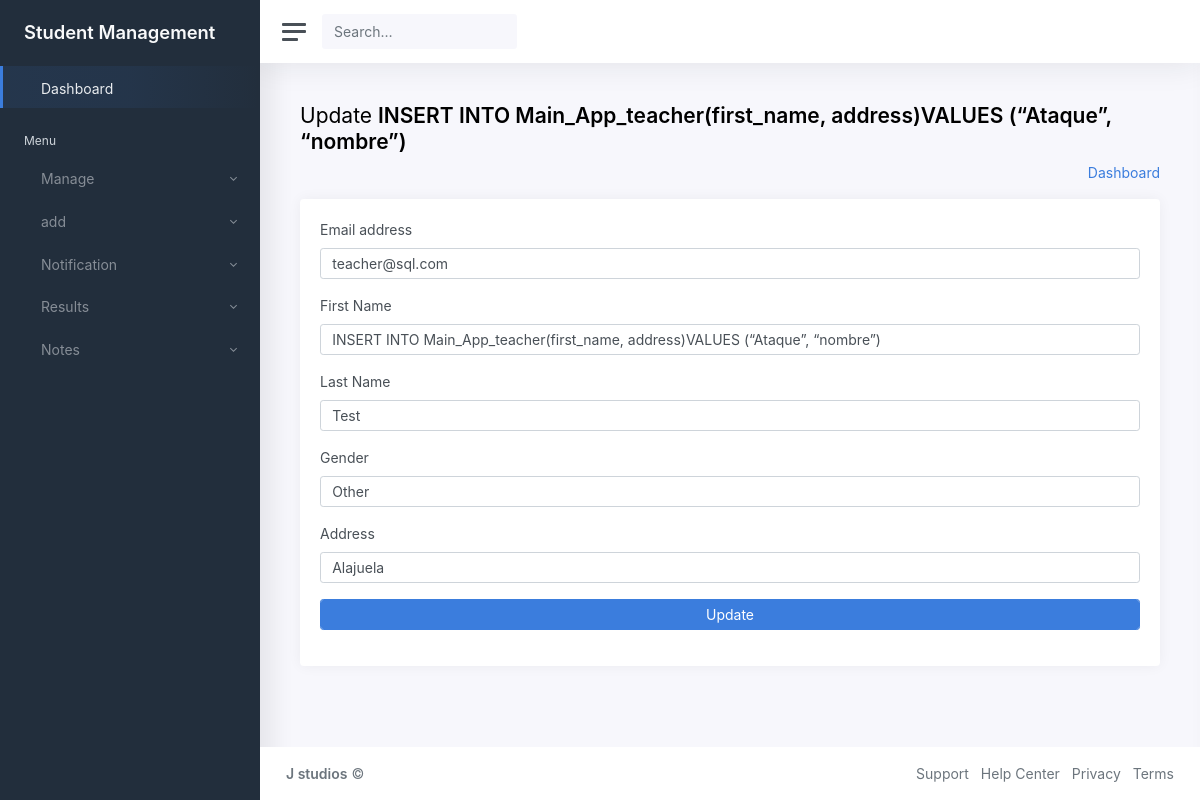
/editteacher/7 (signed in), run on the app's committed database.
### Main_App/models.py (models this page shows)
class Teacher(models.Model):
    gender_choices = (('Male','Male'),('Female','Female'),('Other','Other'))
    id = models.AutoField(primary_key=True)
    admin = models.OneToOneField(MyUser,on_delete=models.CASCADE)
    gender = models.CharField(max_length=15,choices=gender_choices,default='Other')
    address = models.TextField()
    created_at = models.DateTimeField(auto_now_add=True)
    updated_at = models.DateTimeField(auto_now=True)
    objects = models.Manager()

class MyUser(AbstractUser):
    user_types = ((1,'Admin'),(2,'Teacher'),(3,'Student'))
    user_type = models.CharField(default=1,choices=user_types,max_length=10)

### Main_App/restrictions.py (the view)
    def wrapper(request,*args,**kwargs):
        try:
            user = MyUser.objects.get(id=request.user.id)
            if user.user_type == '1':
                return func(request,*args,**kwargs)
            else:
                return HttpResponse("<h3>You are not authorised to view this page</h3>")
        except:
            return HttpResponse("<h3>You are not authorised to view this page.</h3>")

### Main_App/restrictions.py (called while the page is built)
def is_authenticated(func):
    def wrapper(request,*args,**kwargs):
        if request.user.is_authenticated:
            return func(request,*args,**kwargs)
        else:
            return redirect('/loginpage')
    return wrapper

def is_admin(func):
    def wrapper(request,*args,**kwargs):
        try:
            user = MyUser.objects.get(id=request.user.id)
            if user.user_type == '1':
                return func(request,*args,**kwargs)
            else:
                return HttpResponse("<h3>You are not authorised to view this page</h3>")
        except:
            return HttpResponse("<h3>You are not authorised to view this page.</h3>")
    return wrapper

### Main_App/v_admin.py (called while the page is built)
@is_authenticated
@is_admin
def editteacher(request,teacher_id):
    teacher = Teacher.objects.get(admin=teacher_id)
    return render(request,'admin/a_editteacher.html',{'teacher':teacher})

### Main_App/templates/admin/a_editteacher.html (shortened to what this page needs)
{% extends 'admin/a_base.html' %}
{% block content %}
<main class="content">
				<div class="container-fluid p-0">
					<div class="row mb-2 mb-xl-3">
							<div class="col-auto">
								<h3>Update <strong>{{teacher.admin.first_name}}</strong> </h3>
							</div>
							<div class="col-auto ml-auto text-right mt-n1">
								<nav aria-label="breadcrumb">
									<ol class="breadcrumb bg-transparent p-0 mt-1 mb-0">
										<li class="breadcrumb-item"><a href="/adminhome">Dashboard</a></li>
									</ol>
								</nav>
							</div>
					</div>
					<div class="row">
						<div class="col-md-12">
							<div class="card">
								<div class="card-body">
									<form action="/saveeditteacher" method="POST">
										<div class="mb-3">
											<label class="form-label">Email address</label>
											<input type="email" class="form-control" placeholder="Email" name="email" value="{{teacher.admin.email}}">
										</div>
										<div class="mb-3">
											<label class="form-label">First Name</label>
											<input type="text" class="form-control" placeholder="First Name" name="firstname" value="{{teacher.admin.first_name}}">
										</div>
										<div class="mb-3">
											<label class="form-label">Last Name</label>
											<input type="text" class="form-control" placeholder="Last Name" name="lastname" value="{{teacher.admin.last_name}}">
										</div>
										<div class="mb-3">
											<label class="form-label" for="gender">Gender</label>
												<select id="gender" class="form-control" name="gender">
													<option value="{{teacher.gender}}" hidden selected>{{teacher.gender}}</option>
												</select>
										</div>
										<div class="mb-3">
											<label class="form-label">Address</label>
											<input type="text" class="form-control" placeholder="Address" name="address" value="{{teacher.address}}">
										</div>
										<div class="mb-3">
										<button type="submit" class="form-control btn btn-primary">Update</button>
										</div>
									</form>
								</div>
							</div>
						</div>
			</main>
{% endblock %}

### data on the page
Teacher: admin.first_name "INSERT INTO Main_App_teacher(first_name, address)VALUES (“Ataque”, “nombre”)", email "teacher@sql.com", firstname "INSERT INTO Main_App_teacher(first_name, address)VALUES (“Ataque”, “nombre”)", lastname "Test", gender "Other", address "Alajuela"
